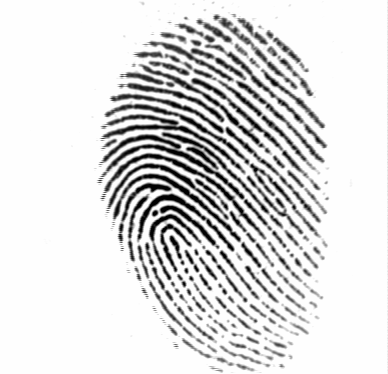
#> input picture data/101_1.tif, 388 x 374 px
$ python -i orientation.py   (imports and definitions only)   (older library calls are emulated)
#> lines starting #> are read from the running program, lines starting #| are printed output that depends on the picture
#> further down, picture is the input picture: shape (374, 388, 3); min 1, max 254, mean 220.7
"""Ridge orientation field via least-squares gradient averaging.

Why not just average gradient angles? Orientation is axial: 1 deg and 181 deg
are the same ridge direction, and naive averaging cancels them out. Doubling
the angle (working with Gxx, Gyy, Gxy) maps theta and theta+pi to the same
point, so averaging becomes well-defined.

Convention used everywhere in fpkit:
    image coords: x -> right, y -> down
    theta = RIDGE direction, in [0, pi)
"""
import cv2
import numpy as np


def orientation_field(img: np.ndarray, grad_sigma: float = 1.0,
                      block_sigma: float = 7.0) -> tuple[np.ndarray, np.ndarray]:
    """Dense (per-pixel) ridge orientation and coherence.

    grad_sigma:  pre-smoothing before derivatives (noise suppression)
    block_sigma: averaging window; larger = smoother field but blurs
                 singular points (cores/deltas). Experiment with it.

    Returns (theta, coherence). Coherence in [0, 1]: 1 = perfectly parallel
    ridges, ~0 = no dominant direction (noise, scars, singular points).
    """
#> called with grad_sigma = 1, block_sigma = 7
    smoothed = cv2.GaussianBlur(img, (0, 0), grad_sigma)
    gx = cv2.Sobel(smoothed, cv2.CV_32F, 1, 0, ksize=3)
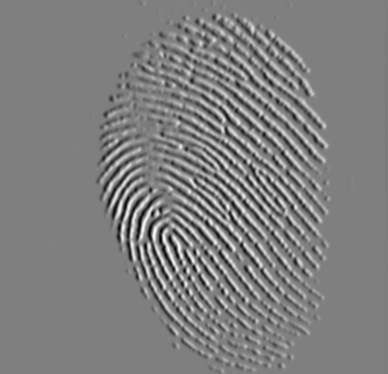
#> gx: shape (374, 388, 3) float32; min -582, max 579, mean -0.1; drawn with min black and max white
    gy = cv2.Sobel(smoothed, cv2.CV_32F, 0, 1, ksize=3)
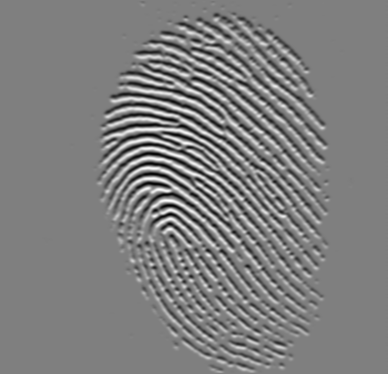
#> gy: shape (374, 388, 3) float32; min -596, max 600, mean 0; drawn with min black and max white

    gxx = cv2.GaussianBlur(gx * gx, (0, 0), block_sigma)
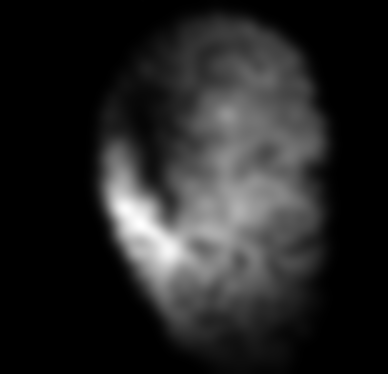
#> gxx: shape (374, 388, 3) float32; min 0, max 105542.8, mean 15266.2; drawn with min black and max white
    gyy = cv2.GaussianBlur(gy * gy, (0, 0), block_sigma)
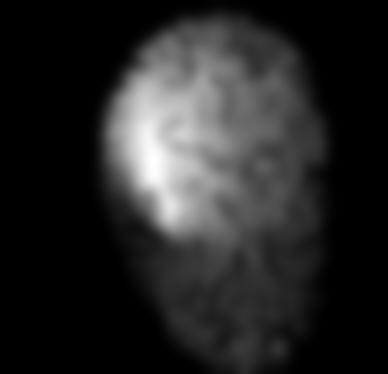
#> gyy: shape (374, 388, 3) float32; min 0, max 143459.5, mean 21782.9; drawn with min black and max white
    gxy = cv2.GaussianBlur(gx * gy, (0, 0), block_sigma)
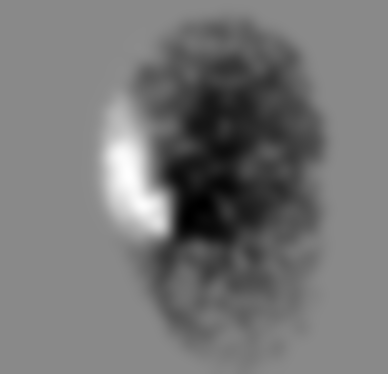
#> gxy: shape (374, 388, 3) float32; min -67644.3, max 57448, mean -9376.5; drawn with min black and max white

    # dominant GRADIENT direction; ridges run perpendicular to it
    grad_dir = 0.5 * np.arctan2(2 * gxy, gxx - gyy)
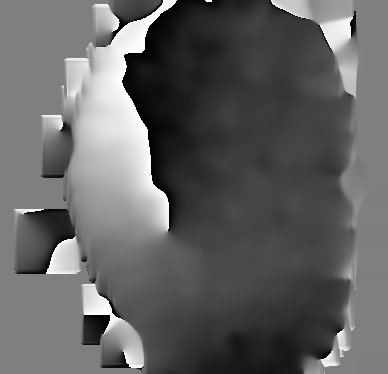
#> grad_dir: shape (374, 388, 3) float32; min -1.57, max 1.57, mean -0.35; drawn with min black and max white
    theta = np.mod(grad_dir + np.pi / 2, np.pi)

    coherence = np.sqrt((gxx - gyy) ** 2 + 4 * gxy ** 2) / (gxx + gyy + 1e-8)
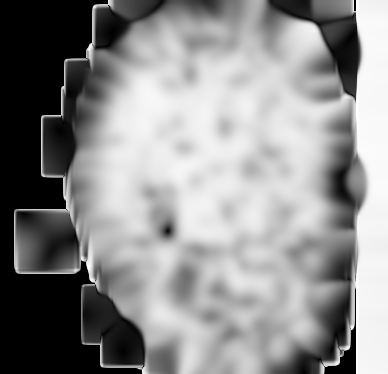
#> coherence: shape (374, 388, 3) float32; min 0, max 1, mean 0.556
    return theta.astype(np.float32), coherence.astype(np.float32)


def angular_diff(a: np.ndarray, b: np.ndarray) -> np.ndarray:
    """Smallest difference between two axial angles, in [0, pi/2]."""
    d = np.mod(a - b, np.pi)
    return np.minimum(d, np.pi - d)

>>> import cv2
>>> picture = cv2.imread('../data/101_1.tif')
>>> result = orientation_field(picture)

$ run again, on data/101_2.tif
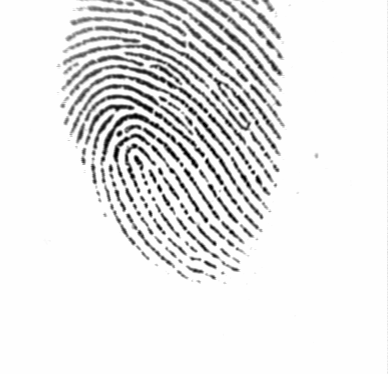
#> input picture data/101_2.tif, 388 x 374 px
#> picture is the input picture: shape (374, 388, 3); min 1, max 254, mean 231.9
#> in orientation_field, `grad_dir = 0.5 * np.arctan2(2 * gxy, gxx - gyy)`:
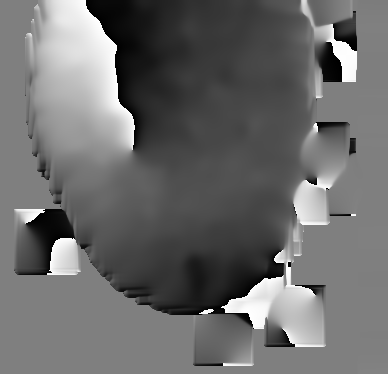
#> grad_dir: shape (374, 388, 3) float32; min -1.57, max 1.57, mean -0.241; drawn with min black and max white
#> in orientation_field, `coherence = np.sqrt((gxx - gyy) ** 2 + 4 * gxy ** 2) / (gxx + gyy + 1e..`:
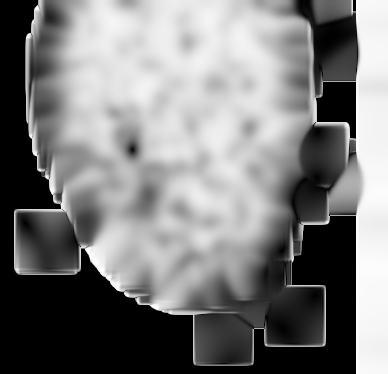
#> coherence: shape (374, 388, 3) float32; min 0, max 1, mean 0.489

$ run again, on data/101_3.tif
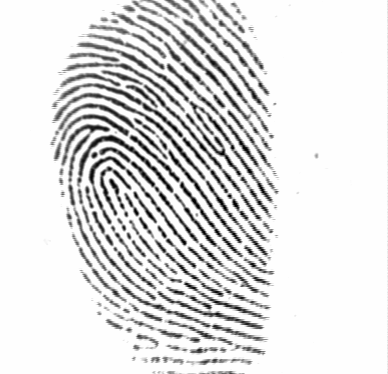
#> input picture data/101_3.tif, 388 x 374 px
#> picture is the input picture: shape (374, 388, 3); min 1, max 254, mean 223.6
#> in orientation_field, `grad_dir = 0.5 * np.arctan2(2 * gxy, gxx - gyy)`:
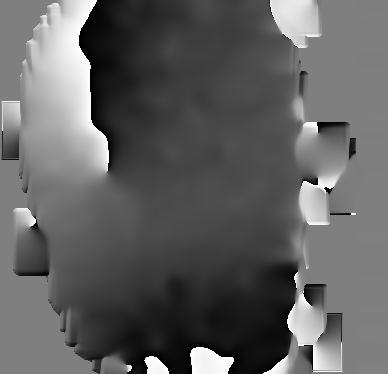
#> grad_dir: shape (374, 388, 3) float32; min -1.57, max 1.57, mean -0.37; drawn with min black and max white
#> in orientation_field, `coherence = np.sqrt((gxx - gyy) ** 2 + 4 * gxy ** 2) / (gxx + gyy + 1e..`:
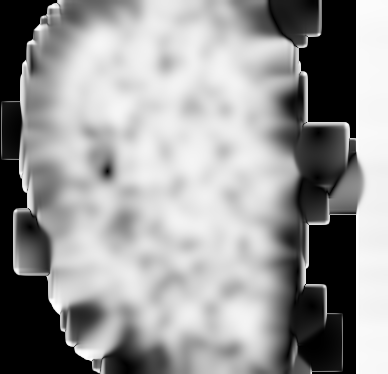
#> coherence: shape (374, 388, 3) float32; min 0, max 1, mean 0.594

$ run again, on data/101_4.tif
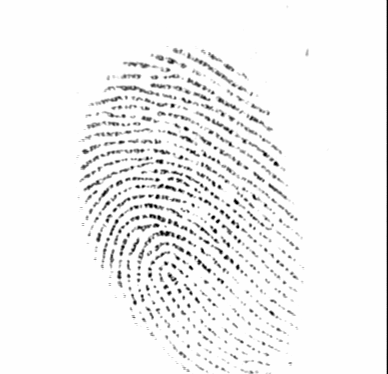
#> input picture data/101_4.tif, 388 x 374 px
#> picture is the input picture: shape (374, 388, 3); min 1, max 254, mean 242.4
#> in orientation_field, `coherence = np.sqrt((gxx - gyy) ** 2 + 4 * gxy ** 2) / (gxx + gyy + 1e..`:
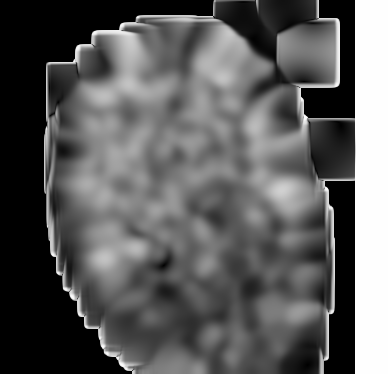
#> coherence: shape (374, 388, 3) float32; min 0, max 1, mean 0.365
